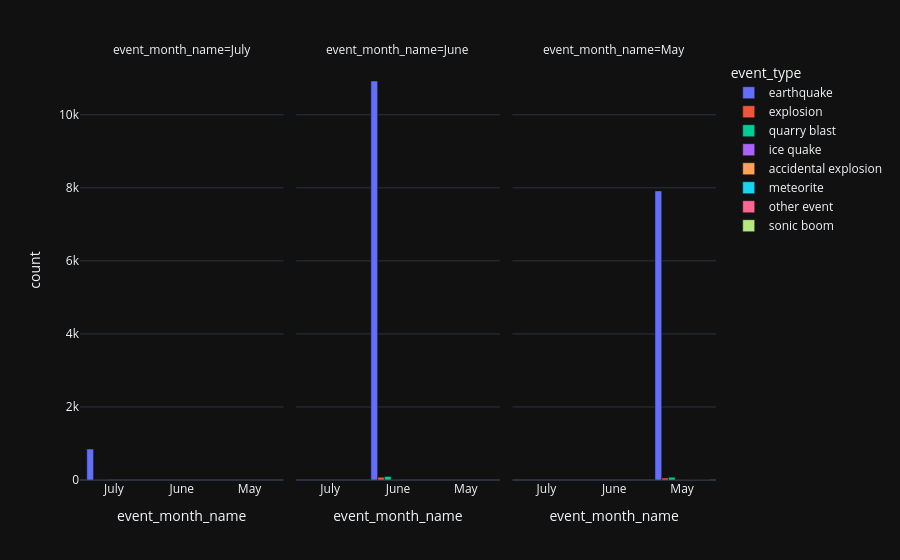

Notebook source saved alongside this figure:
### Code cell
fig_bar=px.bar(
    monthly_rate,
    x="event_month_name",
    y="count",
    facet_col="event_month_name",
    barmode="group",
    template='plotly_dark',
    color="event_type",
     color_continuous_scale='sunset'
)
fig_bar.show()

### Figure 1 — Plotly figure (JSON) as saved in the notebook; plotly's stock layout.template omitted (floating-point values rounded to 4 significant figures)
{"data": [{"alignmentgroup": "True", "hovertemplate": "event_type=earthquake<br>event_month_name=%{x}<br>count=%{y}<extra></extra>", "legendgroup": "earthquake", "marker": {"color": "#636efa", "pattern": {"shape": ""}}, "name": "earthquake", "offsetgroup": "earthquake", "orientation": "v", "showlegend": true, "textposition": "auto", "type": "bar", "x": ["July"], "xaxis": "x", "y": [847], "yaxis": "y"}, {"alignmentgroup": "True", "hovertemplate": "event_type=earthquake<br>event_month_name=%{x}<br>count=%{y}<extra></extra>", "legendgroup": "earthquake", "marker": {"color": "#636efa", "pattern": {"shape": ""}}, "name": "earthquake", "offsetgroup": "earthquake", "orientation": "v", "showlegend": false, "textposition": "auto", "type": "bar", "x": ["June"], "xaxis": "x2", "y": [10925], "yaxis": "y2"}, {"alignmentgroup": "True", "hovertemplate": "event_type=earthquake<br>event_month_name=%{x}<br>count=%{y}<extra></extra>", "legendgroup": "earthquake", "marker": {"color": "#636efa", "pattern": {"shape": ""}}, "name": "earthquake", "offsetgroup": "earthquake", "orientation": "v", "showlegend": false, "textposition": "auto", "type": "bar", "x": ["May"], "xaxis": "x3", "y": [7916], "yaxis": "y3"}, {"alignmentgroup": "True", "hovertemplate": "event_type=explosion<br>event_month_name=%{x}<br>count=%{y}<extra></extra>", "legendgroup": "explosion", "marker": {"color": "#EF553B", "pattern": {"shape": ""}}, "name": "explosion", "offsetgroup": "explosion", "orientation": "v", "showlegend": true, "textposition": "auto", "type": "bar", "x": ["July"], "xaxis": "x", "y": [6], "yaxis": "y"}, {"alignmentgroup": "True", "hovertemplate": "event_type=explosion<br>event_month_name=%{x}<br>count=%{y}<extra></extra>", "legendgroup": "explosion", "marker": {"color": "#EF553B", "pattern": {"shape": ""}}, "name": "explosion", "offsetgroup": "explosion", "orientation": "v", "showlegend": false, "textposition": "auto", "type": "bar", "x": ["June"], "xaxis": "x2", "y": [76], "yaxis": "y2"}, {"alignmentgroup": "True", "hovertemplate": "event_type=explosion<br>event_month_name=%{x}<br>count=%{y}<extra></extra>", "legendgroup": "explosion", "marker": {"color": "#EF553B", "pattern": {"shape": ""}}, "name": "explosion", "offsetgroup": "explosion", "orientation": "v", "showlegend": false, "textposition": "auto", "type": "bar", "x": ["May"], "xaxis": "x3", "y": [55], "yaxis": "y3"}, {"alignmentgroup": "True", "hovertemplate": "event_type=quarry blast<br>event_month_name=%{x}<br>count=%{y}<extra></extra>", "legendgroup": "quarry blast", "marker": {"color": "#00cc96", "pattern": {"shape": ""}}, "name": "quarry blast", "offsetgroup": "quarry blast", "orientation": "v", "showlegend": true, "textposition": "auto", "type": "bar", "x": ["July"], "xaxis": "x", "y": [6], "yaxis": "y"}, {"alignmentgroup": "True", "hovertemplate": "event_type=quarry blast<br>event_month_name=%{x}<br>count=%{y}<extra></extra>", "legendgroup": "quarry blast", "marker": {"color": "#00cc96", "pattern": {"shape": ""}}, "name": "quarry blast", "offsetgroup": "quarry blast", "orientation": "v", "showlegend": false, "textposition": "auto", "type": "bar", "x": ["June"], "xaxis": "x2", "y": [99], "yaxis": "y2"}, {"alignmentgroup": "True", "hovertemplate": "event_type=quarry blast<br>event_month_name=%{x}<br>count=%{y}<extra></extra>", "legendgroup": "quarry blast", "marker": {"color": "#00cc96", "pattern": {"shape": ""}}, "name": "quarry blast", "offsetgroup": "quarry blast", "orientation": "v", "showlegend": false, "textposition": "auto", "type": "bar", "x": ["May"], "xaxis": "x3", "y": [77], "yaxis": "y3"}, {"alignmentgroup": "True", "hovertemplate": "event_type=ice quake<br>event_month_name=%{x}<br>count=%{y}<extra></extra>", "legendgroup": "ice quake", "marker": {"color": "#ab63fa", "pattern": {"shape": ""}}, "name": "ice quake", "offsetgroup": "ice quake", "orientation": "v", "showlegend": true, "textposition": "auto", "type": "bar", "x": ["June"], "xaxis": "x2", "y": [6], "yaxis": "y2"}, {"alignmentgroup": "True", "hovertemplate": "event_type=ice quake<br>event_month_name=%{x}<br>count=%{y}<extra></extra>", "legendgroup": "ice quake", "marker": {"color": "#ab63fa", "pattern": {"shape": ""}}, "name": "ice quake", "offsetgroup": "ice quake", "orientation": "v", "showlegend": false, "textposition": "auto", "type": "bar", "x": ["May"], "xaxis": "x3", "y": [9], "yaxis": "y3"}, {"alignmentgroup": "True", "hovertemplate": "event_type=accidental explosion<br>event_month_name=%{x}<br>count=%{y}<extra></extra>", "legendgroup": "accidental explosion", "marker": {"color": "#FFA15A", "pattern": {"shape": ""}}, "name": "accidental explosion", "offsetgroup": "accidental explosion", "orientation": "v", "showlegend": true, "textposition": "auto", "type": "bar", "x": ["May"], "xaxis": "x3", "y": [1], "yaxis": "y3"}, {"alignmentgroup": "True", "hovertemplate": "event_type=meteorite<br>event_month_name=%{x}<br>count=%{y}<extra></extra>", "legendgroup": "meteorite", "marker": {"color": "#19d3f3", "pattern": {"shape": ""}}, "name": "meteorite", "offsetgroup": "meteorite", "orientation": "v", "showlegend": true, "textposition": "auto", "type": "bar", "x": ["May"], "xaxis": "x3", "y": [1], "yaxis": "y3"}, {"alignmentgroup": "True", "hovertemplate": "event_type=other event<br>event_month_name=%{x}<br>count=%{y}<extra></extra>", "legendgroup": "other event", "marker": {"color": "#FF6692", "pattern": {"shape": ""}}, "name": "other event", "offsetgroup": "other event", "orientation": "v", "showlegend": true, "textposition": "auto", "type": "bar", "x": ["May"], "xaxis": "x3", "y": [1], "yaxis": "y3"}, {"alignmentgroup": "True", "hovertemplate": "event_type=sonic boom<br>event_month_name=%{x}<br>count=%{y}<extra></extra>", "legendgroup": "sonic boom", "marker": {"color": "#B6E880", "pattern": {"shape": ""}}, "name": "sonic boom", "offsetgroup": "sonic boom", "orientation": "v", "showlegend": true, "textposition": "auto", "type": "bar", "x": ["May"], "xaxis": "x3", "y": [1], "yaxis": "y3"}], "layout": {"annotations": [{"font": {}, "showarrow": false, "text": "event_month_name=July", "x": 0.16, "xanchor": "center", "xref": "paper", "y": 1, "yanchor": "bottom", "yref": "paper"}, {"font": {}, "showarrow": false, "text": "event_month_name=June", "x": 0.5, "xanchor": "center", "xref": "paper", "y": 1, "yanchor": "bottom", "yref": "paper"}, {"font": {}, "showarrow": false, "text": "event_month_name=May", "x": 0.84, "xanchor": "center", "xref": "paper", "y": 1, "yanchor": "bottom", "yref": "paper"}], "barmode": "group", "legend": {"title": {"text": "event_type"}, "tracegroupgap": 0}, "margin": {"t": 60}, "xaxis": {"anchor": "y", "categoryarray": ["July", "June", "May"], "categoryorder": "array", "domain": [0, 0.32], "title": {"text": "event_month_name"}}, "xaxis2": {"anchor": "y2", "categoryarray": ["July", "June", "May"], "categoryorder": "array", "domain": [0.34, 0.66], "matches": "x", "title": {"text": "event_month_name"}}, "xaxis3": {"anchor": "y3", "categoryarray": ["July", "June", "May"], "categoryorder": "array", "domain": [0.68, 1.0], "matches": "x", "title": {"text": "event_month_name"}}, "yaxis": {"anchor": "x", "domain": [0, 1], "title": {"text": "count"}}, "yaxis2": {"anchor": "x2", "domain": [0, 1], "matches": "y", "showticklabels": false}, "yaxis3": {"anchor": "x3", "domain": [0, 1], "matches": "y", "showticklabels": false}}}
